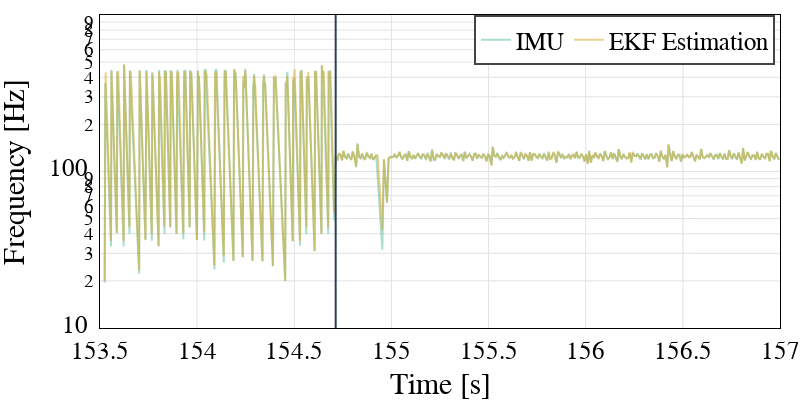

Write notebook code for a chart like this one.
### Code cell
import plot_formatting as pfg

# fig = make_subplots(rows=4, cols=1,
#                     shared_xaxes=True,
#                     vertical_spacing = 0.02,
#                     row_heights=[.25]*2 + [.25]*2)

# colorset = px.colors.qualitative.Vivid
layout = go.Layout( autosize=True, margin={'l': 0, 'r': 0, 't': 0, 'b': 0})
fig = go.Figure(layout=layout)
colorset = px.colors.qualitative.Vivid

# Plot data source
plot_params = {  
            'IMU': 
                ['GyrX', 'AccX', 'update'],
            # 'RAC':
            #     ['ACCx', 'update'],
            # 'RGY':
            #     ['GYROx', 'update'],
            'ATT':
                ['Roll', 'Pitch', 'Yaw', 'update'],
        }

# Legend labels
plot_labels = {'RAC':'Accel', 
               'RGY': 'Gyro',
               'ATT': 'EKF Estimation',
               'IMU': 'IMU'}

x_range = [153.5,157]

color_ix = 0
for k,values in plot_params.items():
    for v in values:
        row_num  = 1
        this_df = df_dict[k]
        this_df = this_df.loc[(this_df['timestamp']>x_range[0]) & (this_df['timestamp']<x_range[1])]
        if 'G' in v:
            row_num = 2

        tr0 = 0
        # if 'ATT' in k and not ('update' in v):
        #     fig.add_trace(go.Scatter(x=this_df['timestamp'], y=this_df[v],
        #             name= v,
        #             mode='lines+markers',
        #             legendgroup=k,
        #             line=dict(color=colorset[color_ix]),
        #             showlegend=True,
        #             legendrank=3,
        #             legendgrouptitle_text='Attitude'),
        #         row=3,col=1)
        # PLotting update frequencies
        if 'update' in v:
            print(this_df)
            fig.add_trace(go.Scatter(x=this_df['timestamp'], y=1/this_df[v],
                    name= plot_labels[k],
                    mode='lines',
                    line=dict(color=colorset[color_ix]),
                    showlegend=True,
                    # legendrank=5,
                    # legendgroup='freq',
                    # legendgrouptitle_text='Frequency',
                    opacity=0.5))
        # else:
        #     fig.add_trace(go.Scatter(x=this_df['timestamp'], y=this_df[v],
        #             name= v,
        #             mode='lines+markers',
        #             legendgroup=v,
        #             line=dict(color=colorset[color_ix]),
        #             showlegend=False),
        #         row=row_num,col=1)


        color_ix += 1

# Plot attacks
df = df.loc[(df['timestamp']>x_range[0]) & (df['timestamp']<x_range[1])]
# inlcude attack transitions as vertical lines in the figure 
for v in df_transition['timestamp'][(df_transition['timestamp']>x_range[0]) & (df_transition['timestamp']<x_range[1])].values:
    fig.add_vline(x=v)

fig.add_vline(x=154.713)

# beautify plots
fig = pfg.beautify_plot(fig)

subplot_titles=['value', 'data rate', 'freq'],

#  Formating x-axis
fig['layout']['xaxis'].update(range=x_range)
# fig['layout']['xaxis1'].update(side='top', mirror=True)
# fig['layout']['xaxis2'].update(side='top', mirror=True)
# fig['layout']['xaxis3'].update(mirror=True)
fig['layout']['xaxis'].update(title='Time [s]', mirror=True)
fig['layout'].update(width=800, height=400, font_size=25)
# fig['layout'].update(yaxis_type="log", yaxis_range=[.0045,2])

# Formating y-axis
# fig['layout']['yaxis1'].update(range=[141.52,141.53], tickvals = [141.52, 141.53],)
# fig['layout']['yaxis1'].update(title='Accelerometer X [m/s/s]')
# # fig['layout']['yaxis2'].update(range=[0.45,0.55])
# # fig['layout']['yaxis3'].update(range=[31.47,31.5], tickvals = [31.47,31.5],)
# fig['layout']['yaxis2'].update(title='Gyro X [rad/s]')
# # fig['layout']['yaxis4'].update(range=[-0.015,0.015])
fig['layout']['yaxis'].update(title='Frequency [Hz]')
# fig['layout']['yaxis3'].update(title='Attitude [°]')
fig['layout']['yaxis'].update(range=[1,3], type='log')

fig['layout']['legend'].update(orientation='h',
                                x=0.55,
                                y=1,
                                   )

fig.show()

### Figure 1 — Plotly figure (JSON) as saved in the notebook; plotly's stock layout.template omitted (floating-point values rounded to 4 significant figures; data arrays with more than 128 entries replaced by an {"elided": "..."} marker saying what was removed)
{"data": [{"line": {"color": "rgb(82, 188, 163)"}, "mode": "lines", "name": "IMU", "opacity": 0.5, "showlegend": true, "type": "scatter", "x": {"elided": "415 float values"}, "y": {"elided": "415 float values"}}, {"line": {"color": "rgb(218, 165, 27)"}, "mode": "lines", "name": "EKF Estimation", "opacity": 0.5, "showlegend": true, "type": "scatter", "x": {"elided": "430 float values"}, "y": {"elided": "430 float values"}}], "layout": {"autosize": true, "font": {"color": "black", "family": "Serif", "size": 25}, "height": 400, "legend": {"borderwidth": 2, "orientation": "h", "x": 0.55, "y": 1}, "margin": {"b": 0, "l": 0, "r": 0, "t": 0}, "plot_bgcolor": "#FFFFFF", "shapes": [{"type": "line", "x0": 154.7, "x1": 154.7, "xref": "x", "y0": 0, "y1": 1, "yref": "y domain"}], "width": 800, "xaxis": {"gridcolor": "#E2E2E2", "linecolor": "black", "linewidth": 1, "mirror": true, "range": [153.5, 157], "showline": true, "title": {"text": "Time [s]"}}, "yaxis": {"gridcolor": "#E2E2E2", "linecolor": "black", "linewidth": 1, "mirror": true, "range": [1, 3], "showline": true, "title": {"text": "Frequency [Hz]"}, "type": "log"}}}
